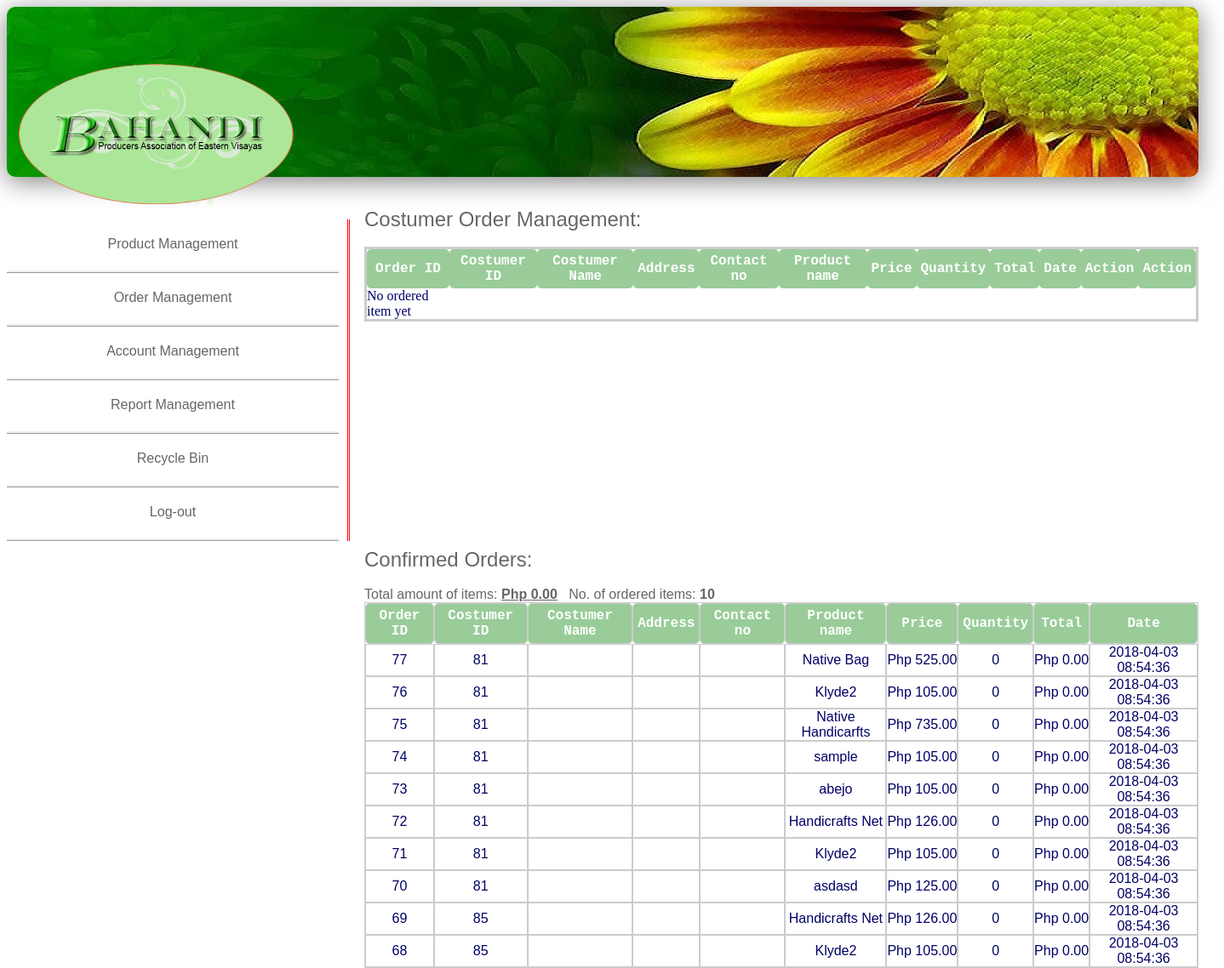
/admin/admin_order.php (signed in), run on the app's committed database.
### tables this page shows
CREATE TABLE `confirm_orders` (
  `confirm_orderid` int(100) NOT NULL auto_increment,
  `productid` int(100) NOT NULL,
  `costumerid` int(100) NOT NULL,
  `pname` varchar(255) NOT NULL,
  `detail` varchar(255) NOT NULL,
  `srp` int(100) NOT NULL,
  `quantity` int(100) NOT NULL,
  `date` date NOT NULL,
  PRIMARY KEY  (`confirm_orderid`)
);

### admin/admin_order.php (the view, shortened to what this page needs)
<?php
if(isset($_SESSION['admin']))
{
?>
<!DOCTYPE html PUBLIC "-//W3C//DTD XHTML 1.0 Transitional//EN" "http://www.w3.org/TR/xhtml1/DTD/xhtml1-transitional.dtd">
<html xmlns="http://www.w3.org/1999/xhtml">
<head>
<link href="css/admin.css" rel="stylesheet" type="text/css">
<div id = "header">
<img src="image/logo.png" height="300" width="350" class="logo">
</div>
</head>
<body>
<div id="leftnav">
 <div class="link1"><a href="product.php"><font color="#666666">Product Management</font></a><br></div>
<div class="link1"><a href="#"><font color="#666666">Order Management</font></a><br></div>
  <div class="link1"><a href="supplieraccount.php"><font color="#666666">Account Management</font></a><br></div>
<div class="link1"><a href="admin_sale.php"><font color="#666666">Report Management</font></a><br></div>
    <div class="link1"><a href="recycle.php"><font color="#666666">Recycle Bin</font></a><br></div>
    <div class="link1"><a href="logout.php"><font color="#666666">Log-out</font></a><br></div>
    </div>
</body>
<br><br>
<div id="body">
<font color="#666666" size="5" face="Tahoma, Geneva, sans-serif">Costumer Order Management:</font>
<br>
<br>
<div style="width:1000px;height:300px;overflow:auto;">
<table cellspacing="0" cellpadding="0"  bordercolor="#CCCCCC" width="980">
<thead>
	<tr>
        <th class="text1">Order ID </th>
         <th class="text1"> Costumer ID </th>
         <th class="text1"> Costumer Name </th>
         <th class="text1"> Address </th>
         <th class="text1"> Contact no </th>
         <th class="text1">Product name </th>
         <th class="text1"> Price </th>
         <th class="text1"> Quantity </th>
         <th class="text1"> Total </th>
         <th class="text1"> Date </th>
         <th class="text1"> Action </th>
          <th class="text1"> Action </th>
	</tr>
</thead>
<?php
$query = "select * from orders ORDER by orderid DESC";
$result=mysql_query($query);
$countRows=mysql_num_rows($result);
if ($countRows  > 0)
{
	while ($row=mysql_fetch_array($result))
	{
			$quantity=$row['quantity'];
			$pname=$row['pname'];
			$srp=$row['srp'];
			$orderid=$row['orderid'];
			$costumerid=$row['costumerid'];
			$name=$row['name'];
			$date = date('Y-m-d H:i:s');
			$total=$row['total'];
			$address=$row['address'];
			$contactno=$row['contact'];
			$orderid=$row['orderid'];
			$reject="<a href=\"reject.php?orderid=" . $orderid . "\">Reject</a>";
			$confirm="<input type='submit' name='confirm' value='Confirm'>";
			echo "<tr align='center' style='font-family:Tahoma, Geneva, sans-serif' size='3'>
			<form action='confirm.php' method='post'>
			<td class='table'><center><input type='text' name='orderid' value='$orderid' readonly /></center></td>
			<td class='table'><center><input type='text' name='costumerid' value='$costumerid' readonly /></center></td>
			<td class='table'><center><input type='text' name='name' value='$name' readonly /></center></td>
			<td class='table'><center><input type='text' name='address' value='$address' readonly /></center></td>
			<td class='table'><center><input type='text' name='contactno' value='$contactno' readonly /></center></td>
			<td class='table'><center><input type='text' name='pname' value='$pname' readonly /></center></td>
			<td class='table'><center><input type='text' name='srp' value='$srp' readonly /></center></td>
			<td class='table'><center><input type='text' name='quantity' value='$quantity' readonly /></center></td>
			<td class='table'><center><input type='text' name='total' value='$total' readonly /></center></td>
			<td class='table'><center><input type='text' name='date' value='$date' readonly /></center></td>
			<td class='table'><center>$confirm</center></td>
			<td class='table'><center>$reject</center></td>
		</form>
			</tr>";
	}
}
else
{
	echo "<tr><td>No ordered item yet</td></tr>";
}
?>
</table>
</div>
<br><br><br>
<font color="#666666" size="5" face="Tahoma, Geneva, sans-serif">Confirmed Orders:</font>
<br>
<br>
<table cellspacing="0" cellpadding="0" border="1" bordercolor="#CCCCCC" width="980">
<thead>
	<tr>
        <th class="text1">Order ID </th>
         <th class="text1"> Costumer ID </th>
         <th class="text1"> Costumer Name </th>
         <th class="text1"> Address </th>
         <th class="text1"> Contact no </th>
         <th class="text1">Product name </th>
         <th class="text1"> Price </th>
         <th class="text1"> Quantity </th>
         <th class="text1"> Total </th>
         <th class="text1"> Date </th>
	</tr>
</thead>
<?php
$query = "select * from confirm_orders ORDER by confirm_orderid DESC";
$result=mysql_query($query);
$countRows=mysql_num_rows($result);
if ($countRows  > 0)
{
	$total = 0;
	while ($row=mysql_fetch_array($result))
	{
			$quantity=$row['quantity'];
			$pname=$row['pname'];
			$srp=$row['srp'];
			$name=$row['name'];
			$address=$row['address'];
			$contact=$row['contact'];
			$confirm_orderid=$row['confirm_orderid'];
			$costumerid=$row['costumerid'];
			$date = date('Y-m-d H:i:s');
			$totalamount=$quantity * $srp;
			$total += $totalamount;
			echo "<tr align='center' style='font-family:Tahoma, Geneva, sans-serif' size='3'>
			<td class='table'><center>$confirm_orderid</center></td>
			<td class='table'><center>$costumerid</center></td>
			<td class='table'><center>$name</center></td>
			<td class='table'><center>$address</center></td>
			<td class='table'><center>$contact</center></td>
			<td class='table'><center>$pname</center></td>
			<td class='table'><center>Php&nbsp;$srp.00</center></td>
			<td class='table'><center>$quantity</center></td>
			<td class='table'><center>Php&nbsp;$totalamount.00</center></td>
			<td class='table'><center>$date</center></td>
			</tr>";
	}
}
else
{
	echo "<tr><td>No confirmed product</td></tr>";
}
?>
<font face="Tahoma, Geneva, sans-serif" color="#666666">
<label>Total amount of items:</label>&nbsp;<label><U><b>Php&nbsp;<?php echo $total ?>.00</b></u></label>&nbsp;&nbsp;&nbsp;<label>No. of ordered items:</label>&nbsp;<label><b><?php echo $countRows ?></b></label>
</font>
</table>
</div>
</html>
<?php
    }else
      header('location:index.php');
?>

### admin/css/admin.css (style rules this page uses)
#header { margin: 0px 0px 0px 0px; height:200px; width: 1400px; padding: 0px; position:absolute; border-radius: 10px; background: -webkit-linear-gradient(top, green 1%,white 99%); background: -o-linear-gradient(top, green 1%,white 99%); background: -ms-linear-gradient(top, green 1%,white 99%); background: linear-gradient(top, green 1%,white 99%s); filter: progid:DXImageTransform.Microsoft.gradient( startColorstr='#ffffff', endColorstr='#ededed',GradientType=0 ); background: -moz-linear-gradient(top, green,white); box-shadow: inset 0 0px rgba(255,255,255,0.2), inset 0 0px 0px rgba(0,1,0,0.4), 0 5px 30px rgba(0,0,0,.5); background-image:url(../image/header.jpg) }
.text1 { color:#FFF; border-radius: 5px; background-color: #9C9; padding: 5px; font-family:"Courier New", Courier, monospace; 5px; }
#leftnav { position:absolute; border-right: double; border-right-color:#F00; width: 400px; height: auto; padding: 0px; margin: 250px 0px 0px 0px; }
#body { position:absolute; width: 1000px; height:auto; padding: 0px; margin: 200px 0px 0px 420px; color:#006; border-color:#000; size:2px; }
.link1 { border-bottom-style: ridge; height:20px; width:350px; text-align:center; font-family: "Arial Black", Gadget, sans-serif; padding: 20px; }
a { text-decoration: none }

### data on the page
confirm_orders: confirm_orderid "77", costumerid "81", pname "Native Bag", srp "525", quantity "0"
confirm_orders: confirm_orderid "76", costumerid "81", pname "Klyde2", srp "105", quantity "0"
confirm_orders: confirm_orderid "75", costumerid "81", pname "Native Handicarfts", srp "735", quantity "0"
confirm_orders: confirm_orderid "74", costumerid "81", pname "sample", srp "105", quantity "0"
confirm_orders: confirm_orderid "73", costumerid "81", pname "abejo", srp "105", quantity "0"
confirm_orders: confirm_orderid "72", costumerid "81", pname "Handicrafts Net", srp "126", quantity "0"
confirm_orders: confirm_orderid "71", costumerid "81", pname "Klyde2", srp "105", quantity "0"
confirm_orders: confirm_orderid "70", costumerid "81", pname "asdasd", srp "125", quantity "0"
confirm_orders: confirm_orderid "69", costumerid "85", pname "Handicrafts Net", srp "126", quantity "0"
confirm_orders: confirm_orderid "68", costumerid "85", pname "Klyde2", srp "105", quantity "0"

### other printed values
$total "0"
$countRows "10"
